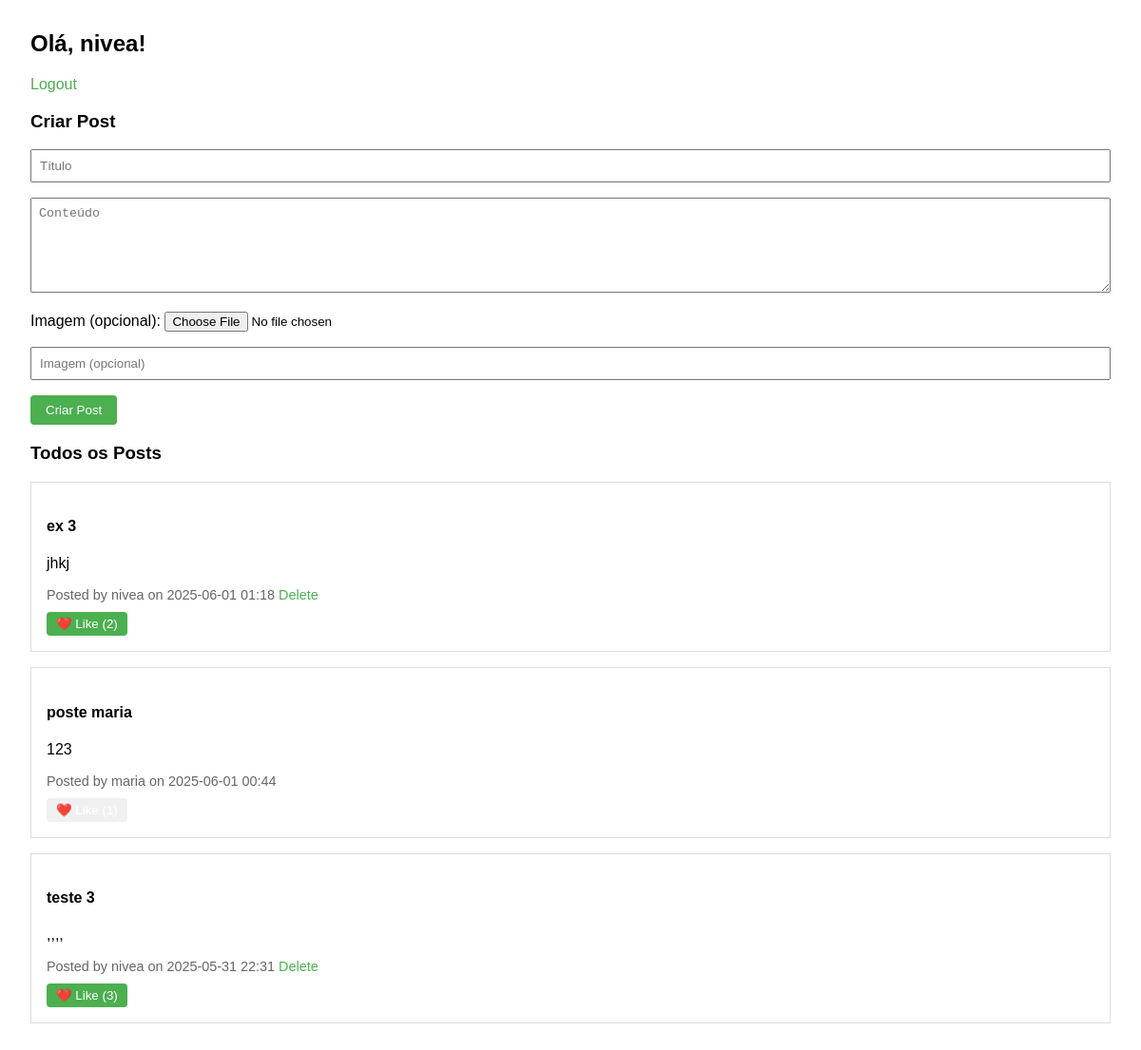
The app's page / (signed in) with its own data.
### package/models.py (models this page shows, shortened)
class User(UserMixin, db.Model):
    id = db.Column(db.Integer, primary_key=True)
    username = db.Column(db.String(150), unique=True, nullable=False)
    password_hash = db.Column(db.String(256), nullable=False)
    posts = db.relationship('Post', backref='author', lazy=True)
    likes = db.relationship('Like', backref='user', lazy=True)

class Post(db.Model):
    id = db.Column(db.Integer, primary_key=True)
    title = db.Column(db.String(100), nullable=False)
    body = db.Column(db.Text, nullable=False)
    image = db.Column(db.String(200))
    caption = db.Column(db.String(200))
    created_at = db.Column(db.DateTime, default=datetime.utcnow)
    user_id = db.Column(db.Integer, db.ForeignKey('user.id'), nullable=False)
    likes = db.relationship('Like', backref='post', lazy=True)
    def like_count(self):
        return Like.query.filter_by(post_id=self.id).count()
    def is_liked_by(self, user):
        if not user.is_authenticated:
            return False
        return Like.query.filter_by(user_id=user.id, post_id=self.id).first() is not None

### app/routes.py (the view)
@main.route('/')
def index():
    posts = Post.query.order_by(Post.created_at.desc()).all() if current_user.is_authenticated else []
    return render_template('index.html', posts=posts)

### app/routes.py (called while the page is built)
@login_manager.user_loader
def load_user(user_id):
    return User.query.get(int(user_id))

### app/templates/index.html (shortened to what this page needs)
<!DOCTYPE html>
<html>
<head>
</head>
<body>
    {% if current_user.is_authenticated %}
        <h2>Olá, {{ current_user.username }}!</h2>
        <a href="{{ url_for('routes.logout') }}">Logout</a>
        <h3>Criar Post</h3>
        <form method="POST" action="{{ url_for('routes.create_post') }}" enctype="multipart/form-data">
            <div class="form-group">
                <input type="text" name="title" placeholder="Título" required>
            </div>
            <div class="form-group">
                <textarea name="body" placeholder="Conteúdo" required></textarea>
            </div>
            <div class="form-group">
                <label>Imagem (opcional):</label>
                <input type="file" name="image">
            </div>
            <div class="form-group">
                <input type="text" name="caption" placeholder="Imagem (opcional)">
            </div>
            <button type="submit">Criar Post</button>
        </form>
        <h3>Todos os Posts</h3>
        {% for post in posts %}
            <div class="post">
                <h4>{{ post.title }}</h4>
                <p>{{ post.body }}</p>
                <div class="post-meta">
                    Posted by {{ post.author.username }} on {{ post.created_at.strftime('%Y-%m-%d %H:%M') }}
                    {% if post.author.id == current_user.id %}
                        <a href="{{ url_for('routes.delete_post', post_id=post.id) }}">Delete</a>
                    {% endif %}
                </div>
                <form method="POST" action="{{ url_for('routes.like_post', post_id=post.id) }}">
                    <button type="submit" class="like-button {% if post.is_liked_by(current_user) %}active{% endif %}">
                        ❤️ Like ({{ post.like_count() }})
                    </button>
                </form>
            </div>
        {% else %}
            <p>Ainda não há post.</p>
        {% endfor %}
    {% endif %}
</body>
</html>

### app/templates/index.html (style rules this page uses)
body { font-family: Arial, sans-serif; margin: 2em; }
.form-group { margin-bottom: 1em; }
.post { border: 1px solid #ddd; padding: 1em; margin-bottom: 1em; }
.post-meta { color: #666; font-size: 0.9em; }
.like-button { margin-top: 10px; padding: 5px 10px; border: none; cursor: pointer; background: #f0f0f0; border-radius: 4px; }
.like-button.active { background: #4CAF50; color: white; }
textarea { width: 100%; min-height: 100px; padding: 8px; box-sizing: border-box; }
input[type="text"], input[type="password"] { width: 100%; padding: 8px; box-sizing: border-box; }
button { padding: 8px 16px; background-color: #4CAF50; color: white; border: none; border-radius: 4px; cursor: pointer; }
a { color: #4CAF50; text-decoration: none; }

### records on screen
User: username "nivea"
Post: title "ex 3", body "jhkj", author.username "nivea", created_at "2025-06-01 01:18", like_count "2"
Post: title "poste maria", body "123", author.username "maria", created_at "2025-06-01 00:44"
Post: title "teste 3", body ",,,,", author.username "nivea", created_at "2025-05-31 22:31", like_count "3"
